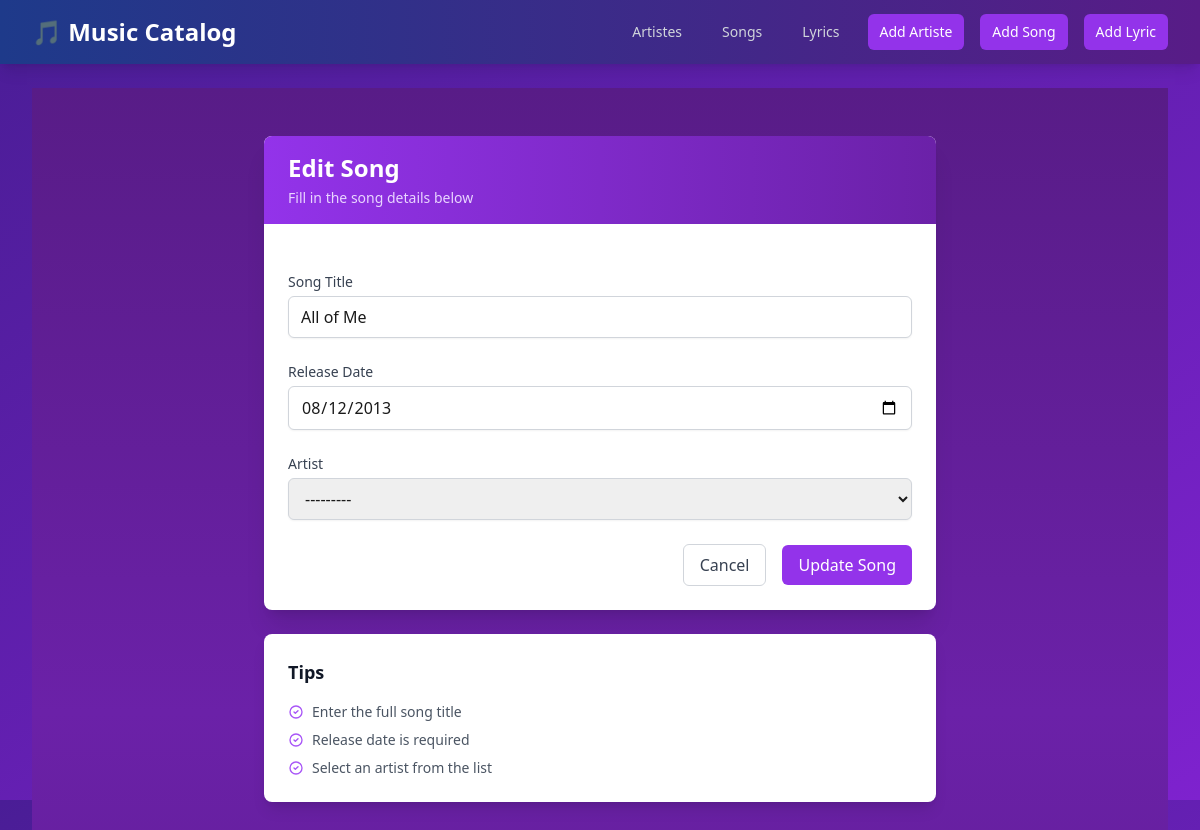
Page /songs/1/update/ on the committed database.
### catalog_app/models.py (models this page shows, shortened)
class Song(models.Model):
    title = models.CharField(max_length=200)
    release_date = models.DateField()
    artiste = models.ForeignKey(Artiste, on_delete=models.SET_NULL, null=True, blank=True)

### catalog_app/views.py (the view)
# urls.py: path('songs/<int:pk>/update/', views.SongUpdateView.as_view(), name='song_update'),
class SongUpdateView(UpdateView):
    model = Song
    form_class = SongForm
    template_name = 'catalog_app/song_form.html'
    success_url = reverse_lazy('song_list')

### catalog_app/forms.py
class SongForm(forms.ModelForm):
    class Meta:
        model = Song
        fields = ['title', 'release_date', 'artiste']
        widgets = {
            'title': forms.TextInput(attrs={'class': 'form-input'}),
            'release_date': forms.DateInput(attrs={'class': 'form-input', 'type': 'date'}),
            'artiste': forms.Select(attrs={'class': 'form-select'}),
        }

### catalog_app/models.py (called while the page is built)
    def __str__(self):
        return f"{self.first_name} {self.last_name}"

### catalog_app/templatetags/form_tags.py (called while the page is built)
@register.filter(name='addclass')
def addclass(field, css_class):
    return field.as_widget(attrs={'class': css_class})

### catalog_app/templates/catalog_app/song_form.html (shortened to what this page needs)
{% extends 'base.html' %}
{% load form_tags %}
{% block content %}
<div class="min-h-screen bg-gradient-to-b from-purple-900 via-purple-800 to-purple-900 py-12 px-4 sm:px-6 lg:px-8">
    <div class="max-w-2xl mx-auto">
        <div class="bg-white rounded-lg shadow-xl overflow-hidden">
            <div class="bg-gradient-to-r from-purple-600 to-purple-800 px-6 py-4">
                <h1 class="text-2xl font-bold text-white">
                    {% if form.instance.pk %}
                        Edit Song
                    {% else %}
                        Add New Song
                    {% endif %}
                </h1>
                <p class="text-purple-200 text-sm mt-1">Fill in the song details below</p>
            </div>
            <div class="p-6">
                <form method="post" class="space-y-6">
                    <div class="space-y-6">
                        <div>
                            <label for="{{ form.title.id_for_label }}" class="block text-sm font-medium text-gray-700">Song Title</label>
                            <div class="mt-1">
                                {{ form.title|addclass:"block w-full px-3 py-2 border border-gray-300 rounded-md shadow-sm focus:outline-none focus:ring-purple-500 focus:border-purple-500" }}
                            </div>
                        </div>
                        <div>
                            <label for="{{ form.release_date.id_for_label }}" class="block text-sm font-medium text-gray-700">Release Date</label>
                            <div class="mt-1">
                                <input type="date"
                                       name="{{ form.release_date.name }}"
                                       value="{% if form.release_date.value %}{{ form.release_date.value|date:'Y-m-d' }}{% endif %}"
                                       id="{{ form.release_date.id_for_label }}"
                                       class="block w-full px-3 py-2 border border-gray-300 rounded-md shadow-sm focus:outline-none focus:ring-purple-500 focus:border-purple-500">
                            </div>
                        </div>
                        <div>
                            <label for="{{ form.artiste.id_for_label }}" class="block text-sm font-medium text-gray-700">Artist</label>
                            <div class="mt-1">
                                {{ form.artiste|addclass:"block w-full px-3 py-2 border border-gray-300 rounded-md shadow-sm focus:outline-none focus:ring-purple-500 focus:border-purple-500" }}
                            </div>
                        </div>
                    </div>
                    <div class="flex items-center justify-end space-x-4 mt-8">
                        <a href="{% url 'song_list' %}"
                           class="px-4 py-2 border border-gray-300 rounded-md text-gray-700 bg-white hover:bg-gray-50 focus:outline-none focus:ring-2 focus:ring-offset-2 focus:ring-purple-500 transition-all duration-200">
                            Cancel
                        </a>
                        <button type="submit"
                                class="px-4 py-2 bg-purple-600 text-white rounded-md hover:bg-purple-700 focus:outline-none focus:ring-2 focus:ring-offset-2 focus:ring-purple-500 transition-all duration-200">
                            {% if form.instance.pk %}Update{% else %}Create{% endif %} Song
                        </button>
                    </div>
                </form>
            </div>
        </div>
        <div class="mt-6 bg-white rounded-lg shadow-lg p-6">
            <h2 class="text-lg font-semibold text-gray-900 mb-4">Tips</h2>
            <ul class="space-y-2 text-sm text-gray-600">
                <li class="flex items-center">
                    <svg class="h-4 w-4 text-purple-500 mr-2" fill="none" stroke="currentColor" viewBox="0 0 24 24">
                        <path stroke-linecap="round" stroke-linejoin="round" stroke-width="2" d="M9 12l2 2 4-4m6 2a9 9 0 11-18 0 9 9 0 0118 0z"/>
                    </svg>
                    Enter the full song title
                </li>
                <li class="flex items-center">
                    <svg class="h-4 w-4 text-purple-500 mr-2" fill="none" stroke="currentColor" viewBox="0 0 24 24">
                        <path stroke-linecap="round" stroke-linejoin="round" stroke-width="2" d="M9 12l2 2 4-4m6 2a9 9 0 11-18 0 9 9 0 0118 0z"/>
                    </svg>
                    Release date is required
                </li>
                <li class="flex items-center">
                    <svg class="h-4 w-4 text-purple-500 mr-2" fill="none" stroke="currentColor" viewBox="0 0 24 24">
                        <path stroke-linecap="round" stroke-linejoin="round" stroke-width="2" d="M9 12l2 2 4-4m6 2a9 9 0 11-18 0 9 9 0 0118 0z"/>
                    </svg>
                    Select an artist from the list
                </li>
            </ul>
        </div>
    </div>
</div>
{% endblock %}

### catalog_app/templates/base.html (style rules this page uses)
body { background: linear-gradient(135deg, #4a1d96 0%, #7e22ce 100%); min-height: 100vh; margin: 0; color: #1a1a1a; }
body { background: linear-gradient(to bottom right, #4a1d96, #7e22ce); min-height: 100vh; }

### rows in the picture
Song: title "All of Me", release_date "08/12/2013", artiste "---------"
